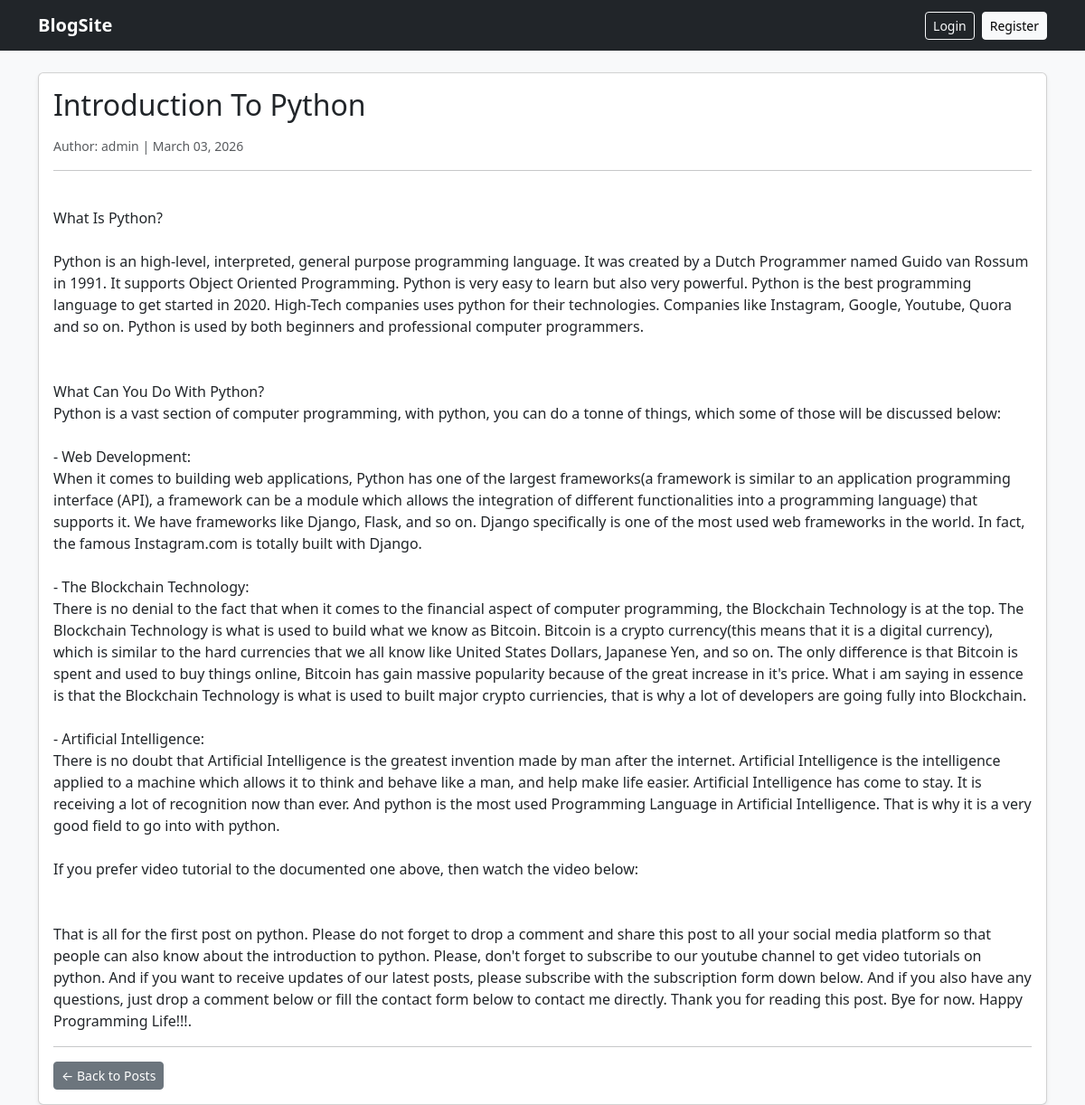
Screenshot of /post/15/ with the database file from the repository.
### blog/models.py (models this page shows, shortened)
class Post(models.Model):
    title = models.CharField(max_length=40)
    content = models.CharField(max_length=10000)
    author = models.ForeignKey(User, on_delete=models.CASCADE, null=True, blank=True)
    created_at = models.DateTimeField(auto_now_add=True)
    published = models.BooleanField(default=False)

### blog/views.py (the view)
# urls.py: path('post/<int:id>/',views.post_detail,name='post_detail'),
def post_detail(request,id):
    post = get_object_or_404(Post,id=id)
    return render(request,'blog/post_detail.html',{'post':post})

### blog/templates/blog/post_detail.html
{% extends 'blog/base.html' %}
{% block content %}
<div class="card shadow-sm">
    <div class="card-body">
        <h2 class="mb-3">{{ post.title }}</h2>
        <p class="text-muted small">
            Author: {{ post.author }} |
            {{ post.created_at|date:"F d, Y" }}
        </p>
        <hr>
        <p class="mt-3" style="white-space: pre-line;">
            {{ post.content }}
        </p>
        <hr>
        <a href="{% url 'post_list' %}"
           class="btn btn-secondary btn-sm">
            ← Back to Posts
        </a>
    </div>
</div>
{% endblock %}

### rows the page displays
Post: title "Introduction To Python", author "admin", created_at "March 03, 2026", content "What Is Python? Python is an high-level, interpreted, general purpose programming language. It was created by a Dutch Programmer named Guido van Rossum in 1991. It supports Object Oriented Programming. Python is very easy to learn but also very powerful. Python is the best programming language to get started in 2020. High-Tech companies uses python for their technologies. Companies like Instagram, Google, Youtube, Quora and so on. Python is used by both beginners and professional computer programmers. What Can You Do With Python? Python is a vast section of computer programming, with python, you can do a tonne of things, which some of those will be discussed below: - Web Development: When…"
